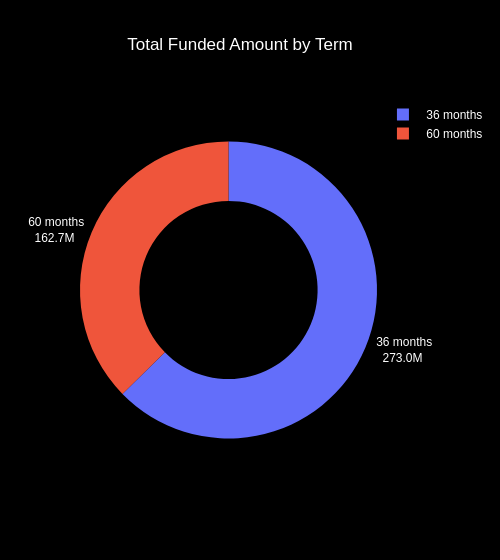

The cell this chart's notebook holds for it:
### Markdown cell above
### ⏳ Loan Term Comparison

### Code cell
Term_funding_amount = data.groupby('term')['loan_amount'].sum().reset_index()
Term_funding_amount


fig = px.pie(data_frame=Term_funding_amount, names='term' , values='loan_amount', width=500, hole=0.6, template='plotly_dark',title='Total Funded Amount by Term')
fig.update_xaxes(showgrid = False)
fig.update_yaxes(showgrid = False)
fig.update_layout(
    title_x = 0.48,
    paper_bgcolor='black',
    plot_bgcolor = 'black',
    font = dict(family = 'arial', color = 'white'),
    # showlegend = False
    
)
fig.update_traces(textinfo='label+value',
                  textposition = 'outside',
                  texttemplate='%{label}<br>%{value:.4s}')

fig.show()

### Figure 1 — Plotly figure (JSON) as saved in the notebook; plotly's stock layout.template omitted (floating-point values rounded to 4 significant figures)
{"data": [{"domain": {"x": [0, 1], "y": [0, 1]}, "hole": 0.6, "hovertemplate": "term=%{label}<br>loan_amount=%{value}<extra></extra>", "labels": [" 36 months", " 60 months"], "legendgroup": "", "name": "", "showlegend": true, "textinfo": "label+value", "textposition": "outside", "texttemplate": "%{label}<br>%{value:.4s}", "type": "pie", "values": [273041225, 162715850]}], "layout": {"font": {"color": "white", "family": "arial"}, "legend": {"tracegroupgap": 0}, "paper_bgcolor": "black", "plot_bgcolor": "black", "title": {"text": "Total Funded Amount by Term", "x": 0.48}, "width": 500, "xaxis": {"showgrid": false}, "yaxis": {"showgrid": false}}}
